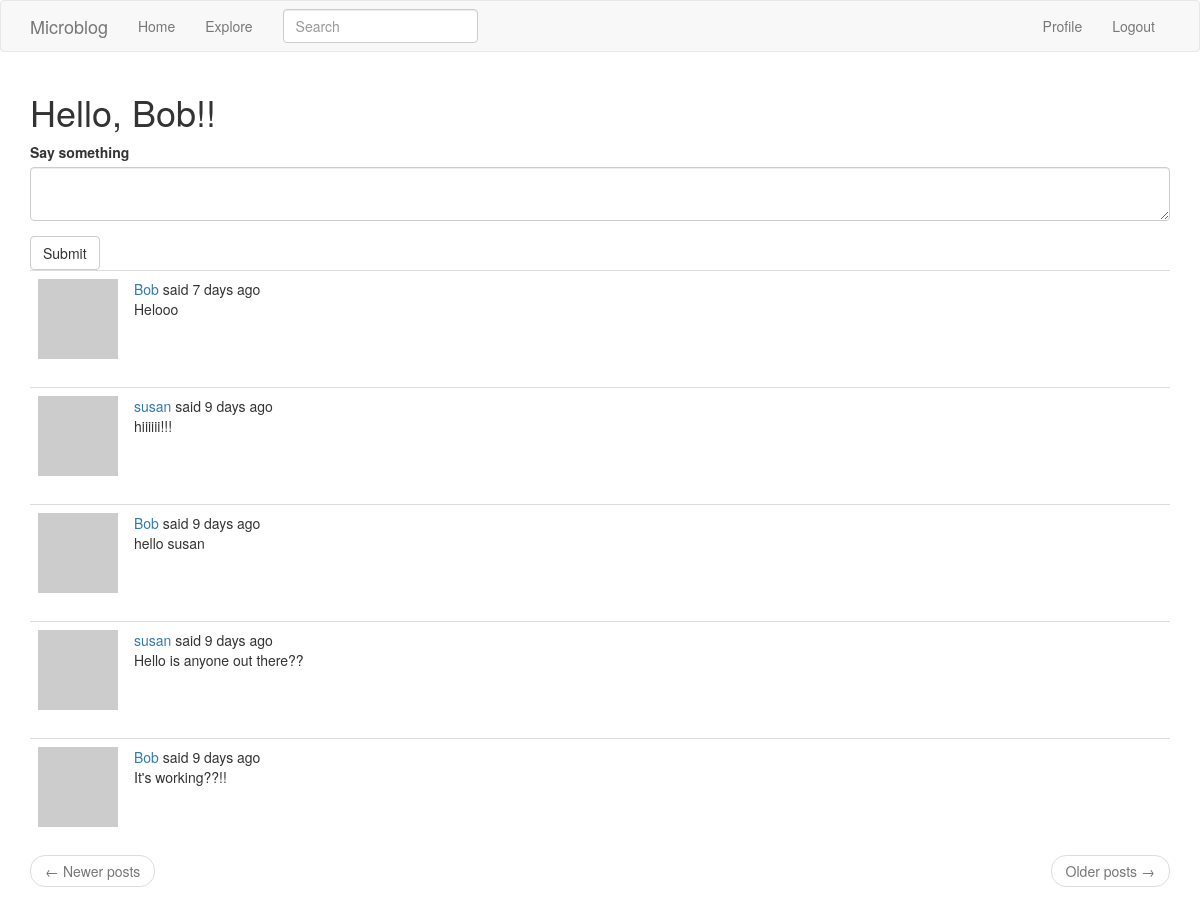
The page /index (signed in) on the database as committed earlier.
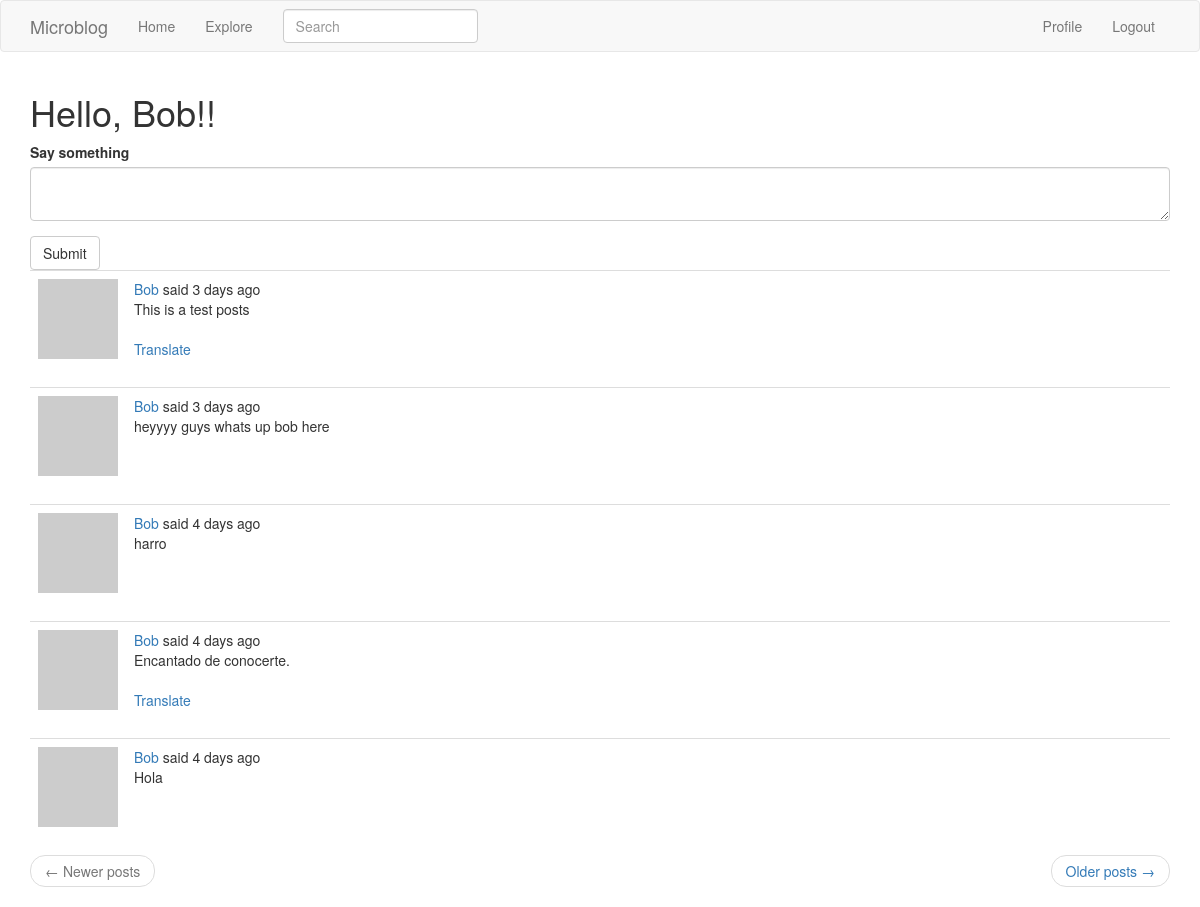
The same page on the database as committed later.
### app/models.py (models this page shows, shortened)
class SearchableMixin(object):
    @classmethod
    def before_commit(cls, session):
        session._changes = {
            'add': list(session.new),
            'update': list(session.dirty),
            'delete': list(session.deleted)
        }
    @classmethod
    def after_commit(cls, session):
        for obj in session._changes['add']:
            if isinstance(obj, SearchableMixin):
                add_to_index(obj.__tablename__, obj)
        for obj in session._changes['update']:
            if isinstance(obj, SearchableMixin):
                add_to_index(obj.__tablename__, obj)
        for obj in session._changes['delete']:
            if isinstance(obj, SearchableMixin):
                remove_from_index(obj.__tablename__, obj)
        session._changes = None

class Post(SearchableMixin, db.Model):
    __searchable__ = ['body']
    id = db.Column(db.Integer, primary_key=True)
    body = db.Column(db.String(140))
    timestamp = db.Column(db.DateTime, index=True, default=datetime.utcnow)
    user_id = db.Column(db.Integer, db.ForeignKey('user.id'))
    language = db.Column(db.String(5))

### app/main/routes.py (the view)
@bp.route('/', methods=['GET','POST'])
@bp.route('/index',methods=['GET','POST'])
@login_required
def index():
    form = PostForm()
    if form.validate_on_submit():
        language = guess_language(form.post.data)
        if language == 'UNKNOWN' or len(language) > 5:
            language = ''
        post = Post(body=form.post.data, author=current_user,language = language)
        return redirect(url_for('main.index'))
    page = request.args.get('page', 1, type=int)
    posts = current_user.followed_posts().paginate(
        page, current_app.config['POSTS_PER_PAGE'], False)
    next_url = url_for('main.index', page=posts.next_num)\
        if posts.has_next else None
    prev_url = url_for('main.index', page=posts.prev_num)\
        if posts.has_prev else None
    return render_template('index.html', title='Home', form=form,
                           posts=posts.items, next_url=next_url, prev_url = prev_url)

### app/main/forms.py
class SearchForm(FlaskForm):
    q = StringField(_l('Search'), validators=[DataRequired()])
    def __init__(self, *args, **kwargs):
        if 'formdata' not in kwargs:
            kwargs['formdata'] = request.args
        if 'csrf_enabled' not in kwargs:
            kwargs['csrf_enabled'] = False
        super(SearchForm, self).__init__(*args, **kwargs)

class PostForm(FlaskForm):
    post = TextAreaField(_l('Say something'), validators=[
        DataRequired(), Length(min=1, max=140)
    ])
    submit = SubmitField(_l('Submit'))

### app/main/routes.py (called while the page is built)
@bp.before_app_request
def before_request():
    if current_user.is_authenticated:
        current_user.last_seen = datetime.utcnow()
        db.session.commit()
        g.search_form = SearchForm()
    g.locale = str(get_locale())

### app/models.py (called while the page is built)
@login.user_loader
def load_user(id):
    return User.query.get(int(id))

    def avatar(self, size):
        digest = md5(self.email.lower().encode('utf-8')).hexdigest()
        return 'https://www.gravatar.com/avatar/{}?d=identicon&s={}'.format(
            digest, size)

### app/templates/index.html
{% extends "base.html" %}
{% import 'bootstrap/wtf.html' as wtf %}
{% block app_content %}
        <h1> {{ _('Hello, %(username)s!', username=current_user.username) }}!</h1>
        {% if form %}
        {{ wtf.quick_form(form)}}
        {% endif %}
        {% for post in posts %}
                {% include '_post.html' %}
        {% endfor %}
        <nav aria-labe="...">
                <ul class="pager">
                        <li class="previous{% if not prev_url %} disabled {%endif %}">
                              <a href="{{ prev_url or '#' }}">
                                        <span aira-hidden="true">&larr;</span> {{ _('Newer posts') }}
                              </a>
                        </li>
                        <li class="next{% if not next_url %} disabled {%endif %}">
                                <a href="{{next_url or '#'}}">
                                        {{ _('Older posts') }} <span aria-hidden="="true>&rarr;</span>
                                </a>
                        </li>
                </ul>
        </nav>
{% endblock %}

### app/templates/_post.html (shortened to what this page needs)
<table class="table table-hover">
    <tr>
        <td width="70px">
            <a href="{{ url_for('main.user', username=post.author.username)}}">
                <img src="{{ post.author.avatar(70)}}" />
            </a>
        </td>
        <td>
                {{ _('%(username)s said %(when)s',
                    username=user_link, when=moment(post.timestamp).fromNow()) }}
                <br>
                <span id ="post{{ post.id }}">{{ post.body }}</span>
                {% if post.language and post.language != g.locale %}
                <br><br>
                <span id="translation{{ post.id }}">
                    <a href="javascript:translate(
                                '#post{{ post.id }}',
                                '#translation{{ post.id }}',
                                '{{ post.language }}',
                                '{{ g.locale }}');">{{ _('Translate') }}</a>
                </span>
                {% endif %}
        </td>
    </tr>
</table>

Rows that differ between the two databases and show on the page:
no longer on this page (row unchanged): Post: body "Helooo"
no longer on this page (row unchanged): Post: body "hiiiiii!!!"
no longer on this page (row unchanged): Post: body "hello susan"
no longer on this page (row unchanged): Post: body "Hello is anyone out there??"
no longer on this page (row unchanged): Post: body "It's working??!!"
added Post: body "This is a test posts"
added Post: body "heyyyy guys whats up bob here"
added Post: body "harro"
added Post: body "Encantado de conocerte."
added Post: body "Hola"
